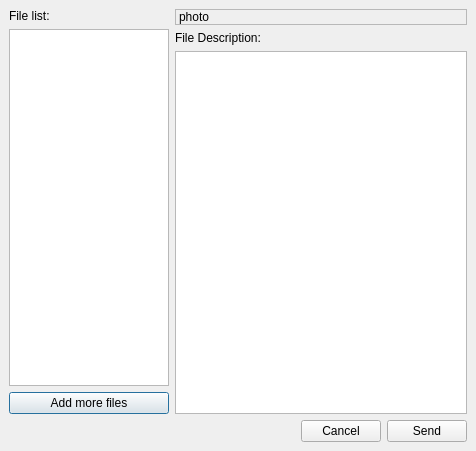
<ui version="4.0" >
 <class>albumFiletransferDialog</class>
 <widget class="QDialog" name="albumFiletransferDialog" >
  <property name="geometry" >
   <rect>
    <x>0</x>
    <y>0</y>
    <width>476</width>
    <height>451</height>
   </rect>
  </property>
  <property name="windowTitle" >
   <string>Filetransfer</string>
  </property>
  <property name="windowIcon" >
   <iconset>
    <normaloff>:/images/16x16/apps/jabbim.png</normaloff>:/images/16x16/apps/jabbim.png</iconset>
  </property>
  <layout class="QGridLayout" >
   <property name="margin" >
    <number>9</number>
   </property>
   <property name="spacing" >
    <number>6</number>
   </property>
   <item row="0" column="0" colspan="2" >
    <layout class="QHBoxLayout" >
     <property name="spacing" >
      <number>6</number>
     </property>
     <property name="margin" >
      <number>0</number>
     </property>
     <item>
      <layout class="QVBoxLayout" >
       <property name="spacing" >
        <number>6</number>
       </property>
       <property name="margin" >
        <number>0</number>
       </property>
       <item>
        <widget class="QLabel" name="label" >
         <property name="text" >
          <string>File list:</string>
         </property>
        </widget>
       </item>
       <item>
        <widget class="QListWidget" name="files" >
         <property name="maximumSize" >
          <size>
           <width>160</width>
           <height>16777215</height>
          </size>
         </property>
        </widget>
       </item>
       <item>
        <widget class="QPushButton" name="addFiles" >
         <property name="text" >
          <string>Add more files</string>
         </property>
        </widget>
       </item>
      </layout>
     </item>
     <item>
      <layout class="QVBoxLayout" >
       <property name="spacing" >
        <number>6</number>
       </property>
       <property name="margin" >
        <number>0</number>
       </property>
       <item>
        <widget class="QLabel" name="photo" >
         <property name="frameShape" >
          <enum>QFrame::StyledPanel</enum>
         </property>
         <property name="text" >
          <string>photo</string>
         </property>
        </widget>
       </item>
       <item>
        <widget class="QLabel" name="label_2" >
         <property name="text" >
          <string>File Description:</string>
         </property>
        </widget>
       </item>
       <item>
        <widget class="QTextEdit" name="description" />
       </item>
      </layout>
     </item>
    </layout>
   </item>
   <item row="1" column="1" >
    <layout class="QHBoxLayout" >
     <property name="spacing" >
      <number>6</number>
     </property>
     <property name="margin" >
      <number>0</number>
     </property>
     <item>
      <widget class="QPushButton" name="pushButton_2" >
       <property name="text" >
        <string>Cancel</string>
       </property>
      </widget>
     </item>
     <item>
      <widget class="QPushButton" name="pushButton" >
       <property name="text" >
        <string>Send</string>
       </property>
      </widget>
     </item>
    </layout>
   </item>
   <item row="1" column="0" >
    <spacer>
     <property name="orientation" >
      <enum>Qt::Horizontal</enum>
     </property>
     <property name="sizeHint" stdset="0" >
      <size>
       <width>211</width>
       <height>20</height>
      </size>
     </property>
    </spacer>
   </item>
  </layout>
 </widget>
 <resources/>
 <connections>
  <connection>
   <sender>pushButton_2</sender>
   <signal>clicked()</signal>
   <receiver>albumFiletransferDialog</receiver>
   <slot>reject()</slot>
   <hints>
    <hint type="sourcelabel" >
     <x>280</x>
     <y>269</y>
    </hint>
    <hint type="destinationlabel" >
     <x>236</x>
     <y>175</y>
    </hint>
   </hints>
  </connection>
  <connection>
   <sender>pushButton</sender>
   <signal>clicked()</signal>
   <receiver>albumFiletransferDialog</receiver>
   <slot>accept()</slot>
   <hints>
    <hint type="sourcelabel" >
     <x>352</x>
     <y>281</y>
    </hint>
    <hint type="destinationlabel" >
     <x>330</x>
     <y>167</y>
    </hint>
   </hints>
  </connection>
 </connections>
</ui>
